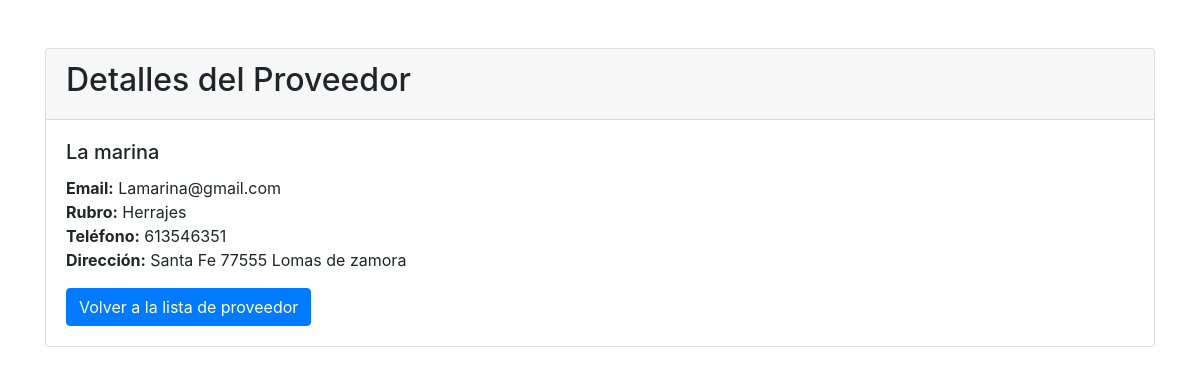
/app/proveedor-detalle/1/, run on the app's committed database.
### AppProyectoFinal/models.py (models this page shows, shortened)
class ProveedorCla(models.Model):
    nombre = models.CharField(max_length=100)
    email = models.EmailField(unique=True)
    telefono = models.CharField(max_length=15, blank=True)
    direccion = models.TextField(max_length=100)
    rubro = models.CharField(max_length=100)

### AppProyectoFinal/views.py (the view)
# urls.py: path('proveedor-detalle/<pk>/', ProveedorDetail.as_view(), name='DetalleProveedor'),
class ProveedorDetail(DetailView):
    model = ProveedorCla
    template_name = "Proveedor_detail.html"
    context_object_name="proveedor"

### ultima_entrega_rothamel_esteban/templates/Proveedor_detail.html (shortened to what this page needs)
<html lang="es">
<head>
    <link rel="stylesheet" href="https://maxcdn.bootstrapcdn.com/bootstrap/4.0.0/css/bootstrap.min.css">
</head>
<body>
    <div class="container mt-5">
        <div class="card">
            <div class="card-header">
                <h2>Detalles del Proveedor</h2>
            </div>
            <div class="card-body">
                <h5 class="card-title">{{ proveedor.nombre }}</h5>
                <p class="card-text">
                    <strong>Email:</strong> {{ proveedor.email }}<br>
                    <strong>Rubro:</strong> {{ proveedor.rubro }}<br>
                    <strong>Teléfono:</strong> {{ proveedor.telefono|default:"No proporcionado" }}<br>
                    <strong>Dirección:</strong> {{ proveedor.direccion|default:"No proporcionada" }}
                </p>
                <a href="{% url 'ListaProveedor' %}" class="btn btn-primary">Volver a la lista de proveedor</a>
            </div>
        </div>
    </div>
</body>
</html>

### data on the page
ProveedorCla: nombre "La marina", email "Lamarina@gmail.com", rubro "Herrajes", telefono "613546351", direccion "Santa Fe 77555 Lomas de zamora"
